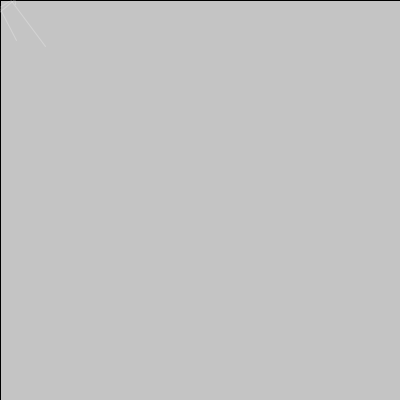
Frame 1 (no input)
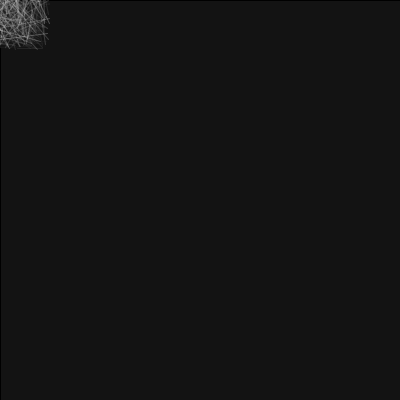
Frame 60 (the mouse pressed at the canvas centre just before this capture)
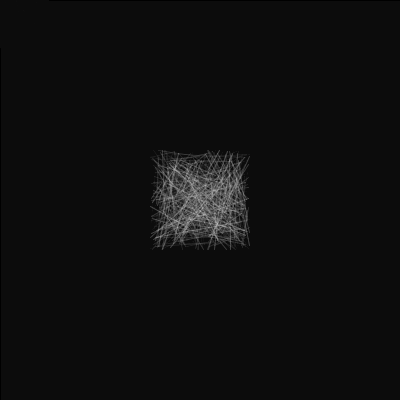
Frame 120 (the mouse held since frame 60 and released just before this capture)

The Processing sketch that drew these frames (run headless with seeded random() and noise(); from frame 60 on, the mouse is pressed at the canvas centre):

// Processing sketch: processing_68760
// ── processing_68760.pde

//Christopher Chan
//ckchan@andrew.cmu.edu
//Assignment 3
//(c) written on sept 5 2012

float a, b, re, gr, bl, x ;

void setup ()
{
  size (400, 400);
  smooth ();
  a = 50;
  b = 50;
  re = 255;
  gr = 255;
  bl = 255;
  x = 30;
}

void draw ()
{
  frameRate (x);
  fill (#000000, 10);
  rect (0, 0, 400, 400);
  stroke (re, gr, bl, 65);
  line (pmouseX-random(-a, a), pmouseY-random(-b, b), pmouseX+random(-a, a), pmouseY+random(-b, b));
  line (pmouseX-random(-a, a), pmouseY-random(-b, b), pmouseX+random(-a, a), pmouseY+random(-b, b));
  line (pmouseX-random(-a, a), pmouseY-random(-b, b), pmouseX+random(-a, a), pmouseY+random(-b, b));
  line (pmouseX-random(-a, a), pmouseY-random(-b, b), pmouseX+random(-a, a), pmouseY+random(-b, b));
  line (pmouseX-random(-a, a), pmouseY-random(-b, b), pmouseX+random(-a, a), pmouseY+random(-b, b));
  line (pmouseX-random(-a, a), pmouseY-random(-b, b), pmouseX+random(-a, a), pmouseY+random(-b, b));    
  line (pmouseX-random(-a, a), pmouseY-random(-b, b), pmouseX+random(-a, a), pmouseY+random(-b, b));
  line (pmouseX-random(-a, a), pmouseY-random(-b, b), pmouseX+random(-a, a), pmouseY+random(-b, b));
  line (pmouseX-random(-a, a), pmouseY-random(-b, b), pmouseX+random(-a, a), pmouseY+random(-b, b));
  line (pmouseX-random(-a, a), pmouseY-random(-b, b), pmouseX+random(-a, a), pmouseY+random(-b, b));

  noStroke ();
  noFill ();
  rect (mouseX-a, mouseY-b, a*2, b*2);
}

void keyPressed () {
  if (key == 'q') {
    a = a+10;
  }
  else if (key == 'a') {
    a = a-10;
  }
  else if (key == 'z') {
    a = 50;
  }  
  
  else if (key == 'w') {
    b = b+10;
  }
  else if (key == 's') {
    b = b-10;
  }
  else if (key == 'x') {
    b = 50;
  }
  
  else if (key == 'e') {
    re = re+15;
  }
  else if (key == 'd') {
    re = re-15;
  }
  else if (key == 'c') {
    re = 255;
  }
  
  else if (key == 'r') {
    gr = gr+15;
  }
  else if (key == 'f') {
    gr = gr-15;
  }
  else if (key == 'v') {
    gr = 255;
  }
  
  else if (key == 't') {
    bl = bl+15;
  }
  else if (key == 'g') {
    bl = bl-15;
  }
  else if (key == 'b') {
    bl = 255;
  }
  
  else if (key == 'y') {
    x = x+5;
  }
  else if (key == 'h') {
    x = x-5;
    if(x<=0){
      x = 1;
    }
  }
  else if (key == 'n') {
    x = 30;
  }  
}
